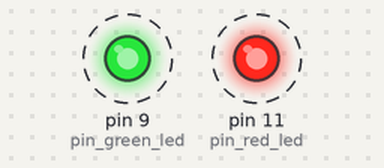
This sketch was run on a simulated Arduino Uno, built with avr-gcc and run on an emulated ATmega328P. Shown: output pins drawn as LEDs (lit = HIGH). Dashed ring = blinking.

Above: at 0.2 s.
Timing chart, 0 to 3.0 s (numbered marks = the images above):
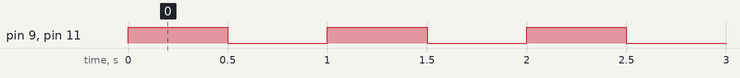

The sketch:

unit-004-blink-two-leds_red_and_green_.ino
```cpp
const char pin_red_led = 11;
const char pin_green_led = 9;

void setup() {
  pinMode(pin_red_led, OUTPUT);
  pinMode(pin_green_led, OUTPUT);
}

void loop() {
  // Turn both LEDs ON
  digitalWrite(pin_red_led, HIGH);
  digitalWrite(pin_green_led, HIGH);
  delay(500);

  // Turn both LEDs OFF
  digitalWrite(pin_red_led, LOW);
  digitalWrite(pin_green_led, LOW);
  delay(500);
}
```

Measured:
- by itself, pin 9 (pin_green_led), pin 11 (pin_red_led): alternates HIGH for 0.50 s and LOW for 0.50 s
